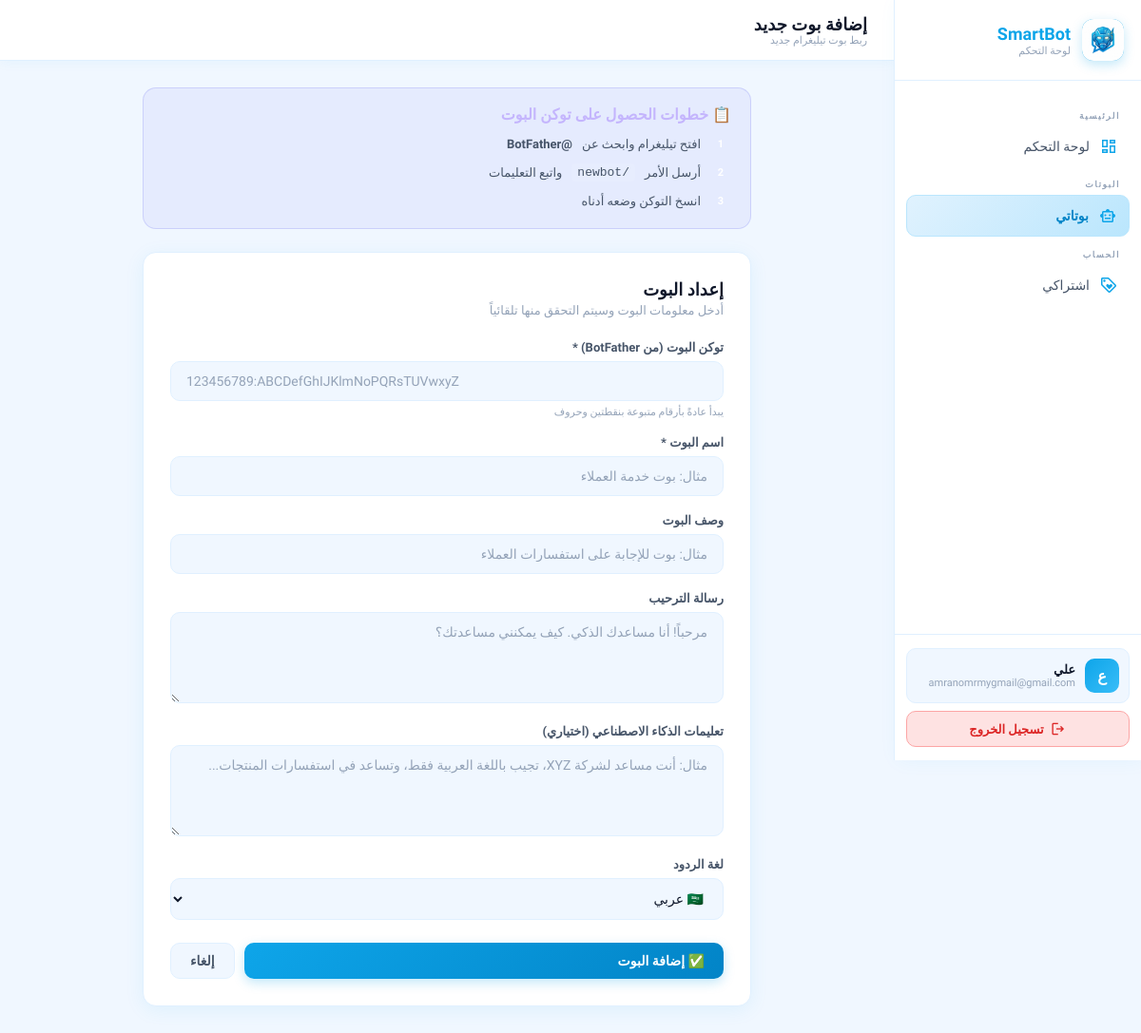
Page /bots/new (signed in) on the committed database.
### tables this page shows
CREATE TABLE users (
    id INTEGER PRIMARY KEY AUTOINCREMENT,
    email TEXT UNIQUE NOT NULL,
    password_hash TEXT NOT NULL,
    full_name TEXT NOT NULL,
    phone TEXT,
    is_active INTEGER DEFAULT 1,
    is_verified INTEGER DEFAULT 0,
    created_at TEXT DEFAULT (datetime('now')),
    last_login TEXT
, is_suspended INTEGER DEFAULT 0, suspended_reason TEXT, telegram_id TEXT);

### app/routers/user/bots.py (the view)
@router.get("/bots/new", response_class=HTMLResponse)
async def new_bot_page(request: Request, db: aiosqlite.Connection = Depends(get_db)):
    user_payload = require_user(request)
    if not user_payload:
        return RedirectResponse("/login", status_code=302)
    user_id = int(user_payload["sub"])
    has_sub = await check_subscription(user_id, db)
    if not has_sub:
        return RedirectResponse("/subscription", status_code=302)
    async with db.execute("SELECT * FROM users WHERE id = ?", (user_id,)) as c:
        user = dict(await c.fetchone())
    return templates.TemplateResponse("user/bot_new.html", {
        "request": request,
        "user": user,
        "page": "bots"
    })

### app/templates/user/bot_new.html (shortened to what this page needs)
{% extends "user/layout.html" %}
{% block page_title %}إضافة بوت جديد{% endblock %}
{% block page_sub %}ربط بوت تيليغرام جديد{% endblock %}
{% block content %}
<div style="max-width:640px;margin:0 auto;">
    <div style="background:rgba(99,102,241,0.08);border:1px solid rgba(99,102,241,0.2);border-radius:14px;padding:18px 20px;margin-bottom:24px;">
        <div style="font-weight:700;color:#c4b5fd;margin-bottom:10px;">📋 خطوات الحصول على توكن البوت</div>
        <div style="display:flex;flex-direction:column;gap:8px;">
            <div style="display:flex;align-items:center;gap:10px;font-size:13px;color:var(--text2);">
                <span style="background:var(--accent);color:#fff;width:22px;height:22px;border-radius:50%;display:inline-flex;align-items:center;justify-content:center;font-size:11px;font-weight:700;flex-shrink:0;">1</span>
                افتح تيليغرام وابحث عن <strong>@BotFather</strong>
            </div>
            <div style="display:flex;align-items:center;gap:10px;font-size:13px;color:var(--text2);">
                <span style="background:var(--accent);color:#fff;width:22px;height:22px;border-radius:50%;display:inline-flex;align-items:center;justify-content:center;font-size:11px;font-weight:700;flex-shrink:0;">2</span>
                أرسل الأمر <code style="background:rgba(255,255,255,0.08);padding:2px 6px;border-radius:4px;">/newbot</code> واتبع التعليمات
            </div>
            <div style="display:flex;align-items:center;gap:10px;font-size:13px;color:var(--text2);">
                <span style="background:var(--accent);color:#fff;width:22px;height:22px;border-radius:50%;display:inline-flex;align-items:center;justify-content:center;font-size:11px;font-weight:700;flex-shrink:0;">3</span>
                انسخ التوكن وضعه أدناه
            </div>
        </div>
    </div>
    <div class="card" style="padding:28px;">
        <div style="margin-bottom:24px;">
            <div style="font-size:18px;font-weight:700;margin-bottom:4px;">إعداد البوت</div>
            <div style="font-size:13px;color:var(--muted);">أدخل معلومات البوت وسيتم التحقق منها تلقائياً</div>
        </div>
        <form action="/bots/new" method="POST">
            <div class="form-group">
                <label class="form-label">توكن البوت (من BotFather) *</label>
                <input type="text" name="token" class="form-input"
                       placeholder="123456789:ABCDefGhIJKlmNoPQRsTUVwxyZ"
                       required dir="ltr" style="text-align:left;" autocomplete="off">
                <div style="font-size:11px;color:var(--muted);margin-top:5px;">يبدأ عادةً بأرقام متبوعة بنقطتين وحروف</div>
            </div>
            <div class="form-group">
                <label class="form-label">اسم البوت *</label>
                <input type="text" name="name" class="form-input" placeholder="مثال: بوت خدمة العملاء" required>
            </div>
            <div class="form-group">
                <label class="form-label">وصف البوت</label>
                <input type="text" name="description" class="form-input" placeholder="مثال: بوت للإجابة على استفسارات العملاء">
            </div>
            <div class="form-group">
                <label class="form-label">رسالة الترحيب</label>
                <textarea name="welcome_message" class="form-input" rows="2"
                          placeholder="مرحباً! أنا مساعدك الذكي. كيف يمكنني مساعدتك؟"></textarea>
            </div>
            <div class="form-group">
                <label class="form-label">تعليمات الذكاء الاصطناعي (اختياري)</label>
                <textarea name="system_prompt" class="form-input" rows="3"
                          placeholder="مثال: أنت مساعد لشركة XYZ، تجيب باللغة العربية فقط، وتساعد في استفسارات المنتجات..."></textarea>
            </div>
            <div class="form-group">
                <label class="form-label">لغة الردود</label>
                <select name="language" class="form-input">
                    <option value="ar">🇸🇦 عربي</option>
                </select>
            </div>
            <div style="display:flex;gap:10px;margin-top:24px;">
                <button type="submit" class="btn btn-primary" style="flex:1;">✅ إضافة البوت</button>
                <a href="/bots" class="btn btn-ghost">إلغاء</a>
            </div>
        </form>
    </div>
</div>
{% endblock %}

### app/templates/user/layout.html (shortened to what this page needs)
<!DOCTYPE html>
<html lang="ar" dir="rtl">
<head>
</head>
<body>
    <aside class="sidebar">
        <div class="sidebar-brand">
            <div class="brand-logo">
                <img src="/static/logo.jpg" alt="SmartBot" onerror="this.parentElement.innerHTML='🤖'">
            </div>
            <div>
                <div class="brand-text">SmartBot</div>
                <div class="brand-sub">لوحة التحكم</div>
            </div>
        </div>
        <nav class="nav">
            <div class="nav-group-label">الرئيسية</div>
            <a href="/dashboard" class="nav-link {% if page == 'dashboard' %}active{% endif %}">
                <span class="material-symbols-outlined" style="color:var(--blue);">dashboard</span> لوحة التحكم
            </a>
            <div class="nav-group-label">البوتات</div>
            <a href="/bots" class="nav-link {% if page == 'bots' %}active{% endif %}">
                <span class="material-symbols-outlined" style="color:var(--blue);">smart_toy</span> بوتاتي
            </a>
            <div class="nav-group-label">الحساب</div>
            <a href="/subscription" class="nav-link {% if page == 'subscription' %}active{% endif %}">
                <span class="material-symbols-outlined" style="color:var(--blue);">loyalty</span> اشتراكي
            </a>
        </nav>
        <div class="sidebar-bottom">
            <div class="user-info">
                <div class="user-avatar">
                    {{ (user.full_name[:1] if user and user.full_name else '👤') }}
                </div>
                <div style="overflow:hidden;">
                    <div class="user-name">{{ user.full_name if user else 'المستخدم' }}</div>
                    <div class="user-email">{{ user.email if user else '' }}</div>
                </div>
            </div>
            <a href="/logout" class="btn-logout-small">
                <span class="material-symbols-outlined" style="font-size:18px;">logout</span> تسجيل الخروج
            </a>
        </div>
    </aside>
    <main class="main">
        <div class="topbar">
            <div style="flex:1;">
                <div class="topbar-title">{% block page_title %}{% endblock %}</div>
                <div class="topbar-sub">{% block page_sub %}SmartBot{% endblock %}</div>
            </div>
        </div>
        <div class="page">
            {% block content %}{% endblock %}
        </div>
    </main>
</body>
</html>

### rows in the picture
users: full_name "ع", full_name "علي", email "amranomrmygmail@gmail.com"
